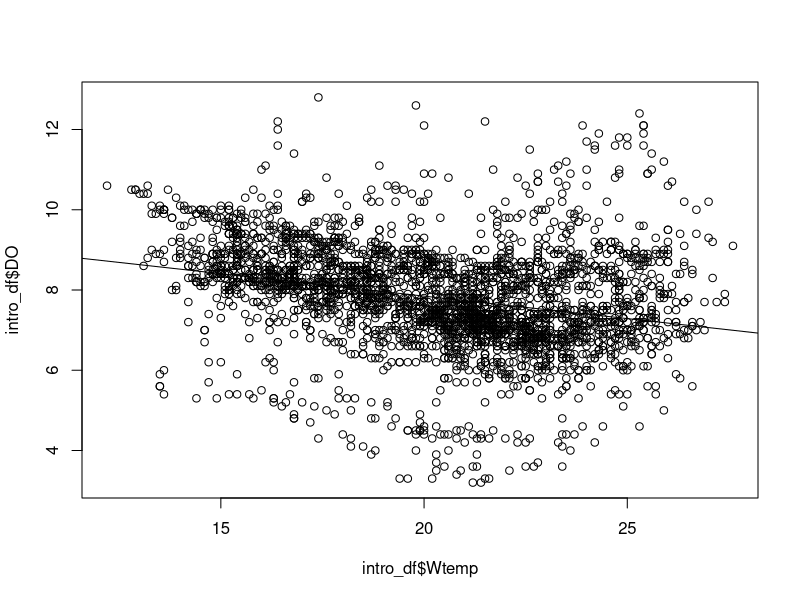
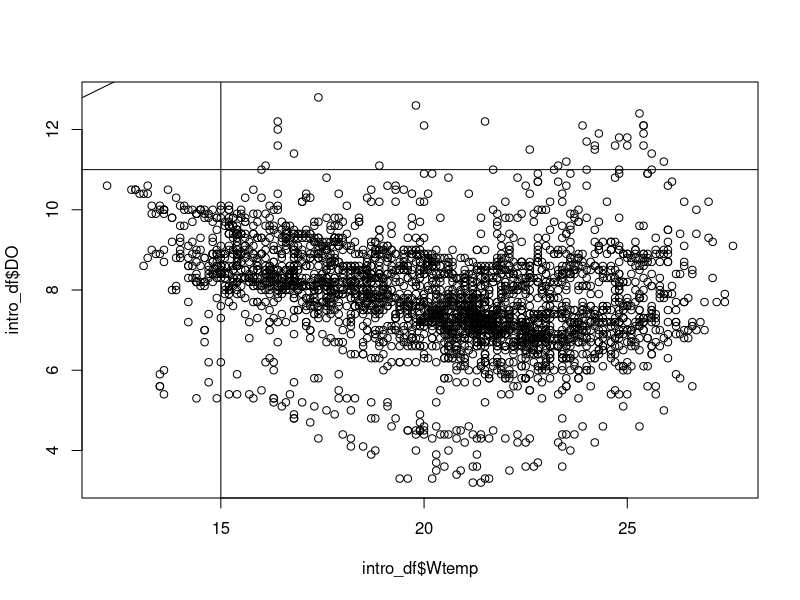

Source code (R) for these figures, in order:
## ---- chunk 1
library(knitr)

knit_hooks$set(plot=function(x, options) {
  sprintf("<img src='../%s%s-%d.%s'/ title='%s'/>", 
          options$fig.path, options$label, options$fig.cur, options$fig.ext, options$fig.cap)

})

opts_chunk$set(
  echo=TRUE,
  fig.path="static/Analyze/",
  fig.width = 6,
  fig.height = 6,
  fig.cap = "TODO"
)
set.seed(5)
## ---- chunk 2
intro_df <- read.csv("data/course_NWISdata_cleaned.csv", stringsAsFactors = FALSE, 
                     colClasses = c("character", rep(NA, 6)))
## ---- chunk 3
pop1 <- rnorm(30, mean=3, sd=2)
pop2 <- rnorm(30, mean=10, sd=5)
pop_ttest <- t.test(pop1, pop2)
pop_ttest
## ---- chunk 4
#Filter so that there are only two Flow_cd groups
#You might have to load dplyr
library(dplyr)
err_est_df <- filter(intro_df, Flow_cd %in% c("X", "E"))
t.test(err_est_df$Flow ~ err_est_df$Flow_cd)
## ---- chunk 5
#A simple correlation
cor(intro_df$Wtemp, intro_df$DO, use="complete.obs")
#And a test of that correlation
cor.test(intro_df$Wtemp, intro_df$DO)

#A data frame as input to cor returns a correlation matrix
#Can't just do cor(intro_df) because intro_df has non-numeric columns:
# cor(intro_df)
# use dplyr to select the numeric columns of intro_df
intro_df_onlynumeric <- select(intro_df, -site_no, -dateTime, -Flow_cd, -pH_det_lim)  
cor(intro_df_onlynumeric, use="complete.obs")
## ---- chunk 6
lm(DO ~ Wtemp, data=intro_df)
#Not much info, so save to object and use summary
lm_gwq1 <- lm(DO ~ Wtemp, data=intro_df)
summary(lm_gwq1)
#And now a multiple linear regression
lm_gwq2 <- lm(DO ~ Wtemp + Flow, data=intro_df)
summary(lm_gwq2)
## ---- chunk 7
plot(intro_df$Wtemp, intro_df$DO)
#abline accepts a linear model object as input
#linear model is done with lm, and uses a formula as input
abline(lm(DO ~ Wtemp, data=intro_df))
## ---- chunk 8
plot(intro_df$Wtemp, intro_df$DO)
#horizontal line at specified y value
abline(h=11)
#a vertical line
abline(v=15)
#Line with a slope and intercept
abline(7, 0.5)
## ---- chunk 9

